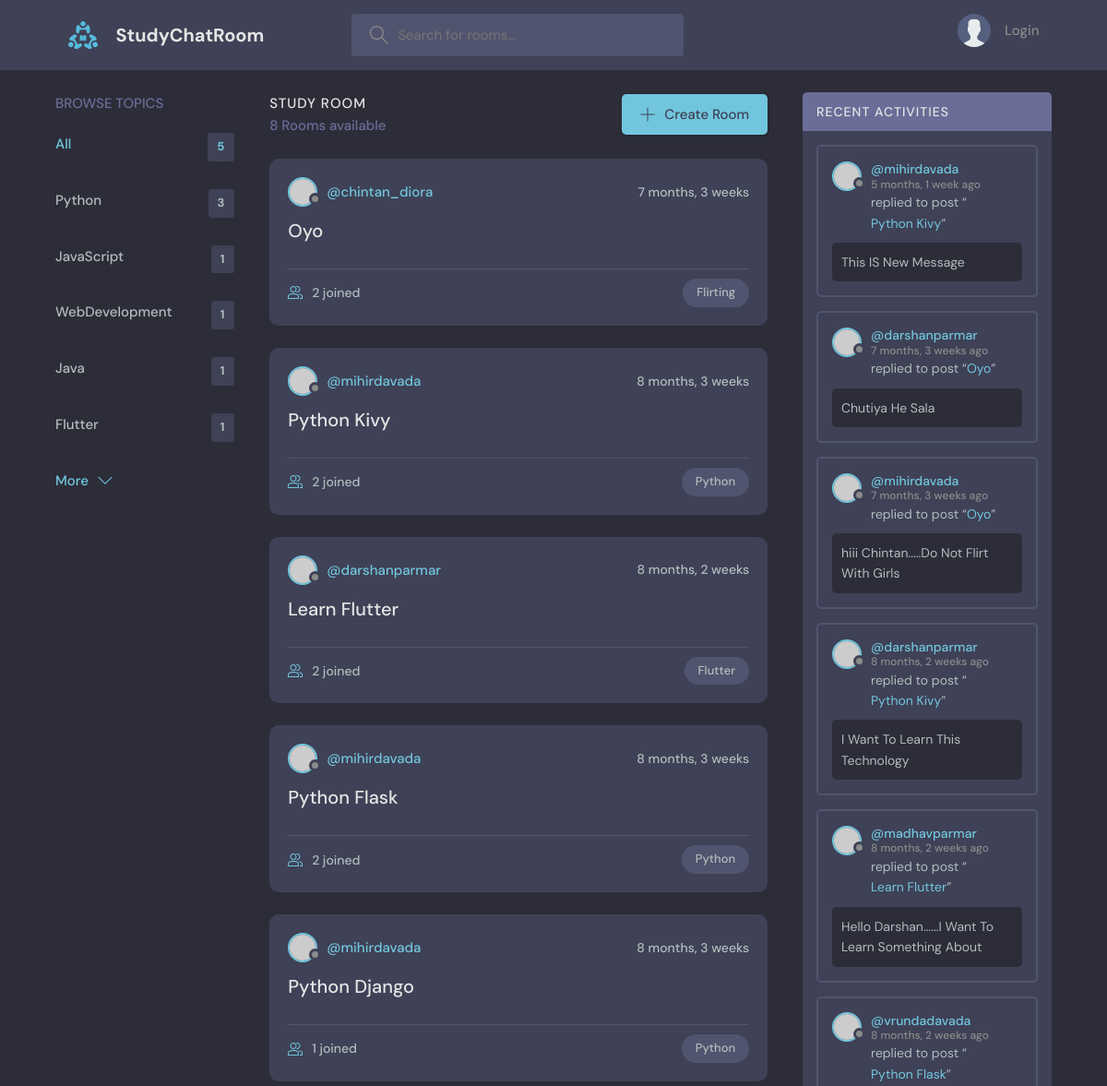
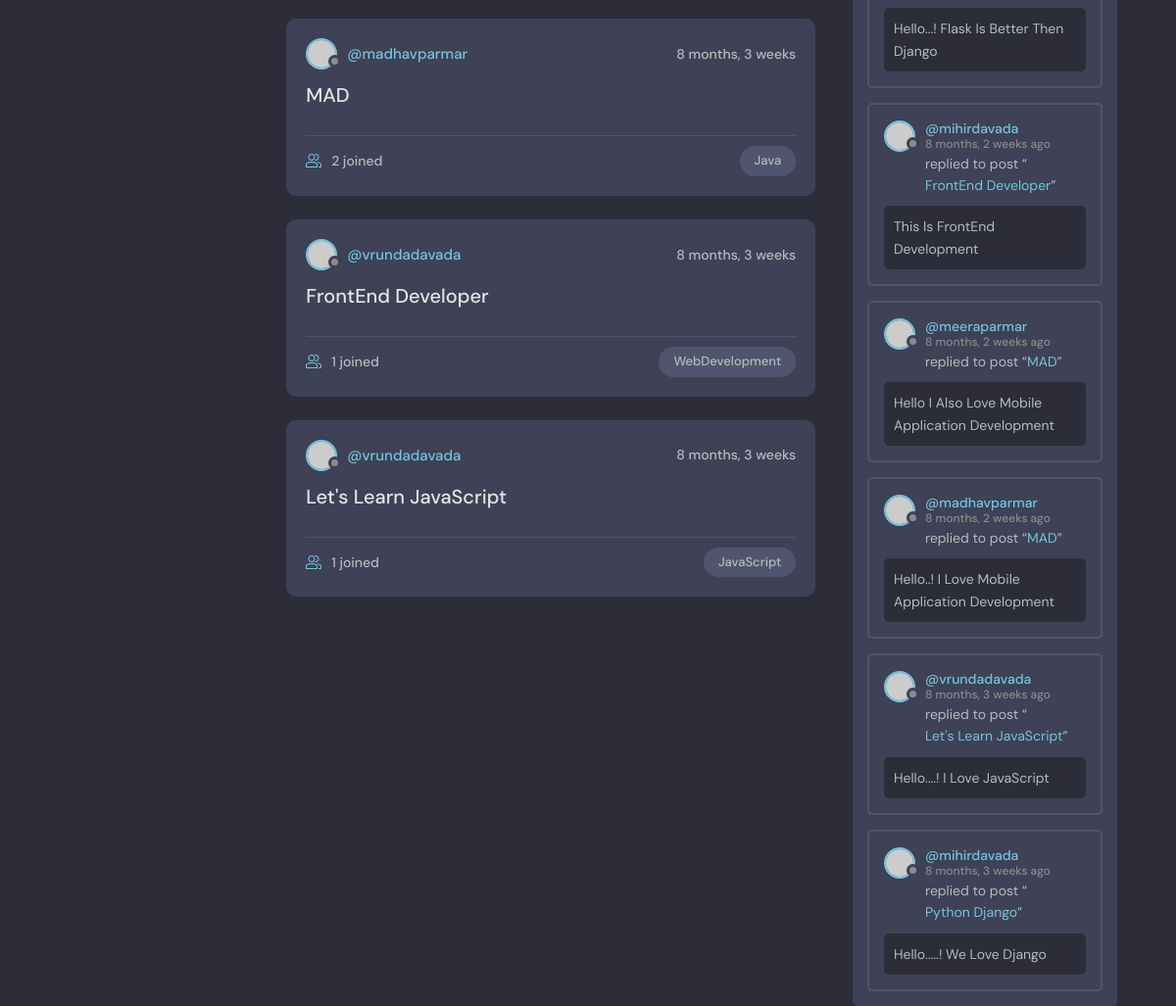
The page / on the database its author committed (2 pictures, top to bottom).
### baseApp/models.py (models this page shows, shortened)
class Topic(models.Model):
    topic_name = models.CharField(max_length=200)

class Room(models.Model):
    host = models.ForeignKey(User, on_delete=models.SET_NULL, null=True)
    topic = models.ForeignKey(Topic, on_delete=models.SET_NULL, null=True)
    participants = models.ManyToManyField(User, related_name='participants', blank=True)
    room_name = models.CharField(max_length=200)
    room_description = models.TextField(null=True, blank=True)
    updated_time = models.DateTimeField(auto_now=True)
    created_time = models.DateTimeField(auto_now_add=True)
    class Meta:
        ordering = ['-updated_time', '-created_time']

class Message(models.Model):
    user = models.ForeignKey(User, on_delete=models.CASCADE)
    room = models.ForeignKey(Room, on_delete=models.CASCADE)
    message_body = models.TextField()
    updated_time = models.DateTimeField(auto_now=True)
    created_time = models.DateTimeField(auto_now_add=True)
    class Meta:
        ordering = ['-updated_time', '-created_time']
    def __str__(self):
        return self.message_body[0:50]

### baseApp/views.py (the view)
# urls.py: 2. Add a URL to urlpatterns:  path('', views.home, name='home')
def home(request):
    q = ''
    if request.GET.get('q') is not None:
        q = request.GET.get('q')
    rooms = Room.objects.filter(Q(topic__topic_name__icontains = q) | Q(room_name__icontains = q) |Q(room_description__icontains = q))
    room_count = rooms.count()
    '''
    topic__topic_name__icontains

    topic(ColumnName Of Room Table) + topic_name(ColumnName Of Topic Table) + icontains

    icontains = i + contains

        --> i Means Case Insensitive

        --> Contains matches every characher of 'q' with topic_name in topic table and filter
            the Result
    '''
    topics = Topic.objects.all()[0:5]
    '''
    topic.room_set.all.count

    Count Set Of Rooms Which Belongs To Particular Topic
    '''
    room_messages = Message.objects.filter(Q(room__topic__topic_name__icontains = q))
    contextDict = {'rooms':rooms, 'topics':topics, 'room_count':room_count, 'room_messages':room_messages}
    return render(request, 'baseApp/home.html', contextDict)

### baseApp/templates/baseApp/home.html (shortened to what this page needs)
{% extends "baseApp/main.html" %}
{% block body %}
 <main class="layout layout--3">
  <div class="container">
    {% include 'baseApp/topics_com.html' %}
    <div class="roomList">
      <div class="roomList__header">
        <div>
          <h2>Study Room</h2>
          <p>{{room_count}} Rooms available</p>
        </div>
        <a class="btn btn--main" href="{% url 'Create_Room_Path'  %}">
          <svg version="1.1" xmlns="http://www.w3.org/2000/svg" width="32" height="32" viewBox="0 0 32 32">
            <title>add</title>
            <path
              d="M16.943 0.943h-1.885v14.115h-14.115v1.885h14.115v14.115h1.885v-14.115h14.115v-1.885h-14.115v-14.115z"
            ></path>
          </svg>
          Create Room
        </a>
      </div>
      {% include 'baseApp/room_com.html' %}
    </div>
    {% include 'baseApp/activity_com.html' %}
  </div>
</main>
{% endblock %}

### baseApp/templates/baseApp/topics_com.html
<div class="topics">
  <div class="topics__header">
    <h2>Browse Topics</h2>
  </div>
  <ul class="topics__list">
    <li>
      <a href="{% url 'Home_Path' %}" class="active">
        All <span>{{topics.count}}</span></a
      >
    </li>
    {% for topic in topics %}
    <li>
      <a href="{% url 'Home_Path' %}?q={{topic.topic_name}}"
        >{{topic.topic_name}} <span>{{topic.room_set.all.count}}</span></a
      >
    </li>
    {% endfor %}
  </ul>
  <a class="btn btn--link" href="{% url 'Topics_Path' %}">
    More
    <svg
      version="1.1"
      xmlns="http://www.w3.org/2000/svg"
      width="32"
      height="32"
      viewBox="0 0 32 32"
    >
      <title>chevron-down</title>
      <path d="M16 21l-13-13h-3l16 16 16-16h-3l-13 13z"></path>
    </svg>
  </a>
</div>

### baseApp/templates/baseApp/room_com.html (shortened to what this page needs)
{% for room in rooms %}
<div class="roomListRoom">
  <div class="roomListRoom__header">
    <a href="{% url 'User_Profile_Path' room.host.id %}" class="roomListRoom__author">
      <div class="avatar avatar--small">
        <img src="https://randomuser.me/api/portraits/women/11.jpg" />
      </div>
      <span>@{{room.host.username}}</span>
    </a>
    <div class="roomListRoom__actions">
      <span>{{room.created_time|timesince}}</span>
    </div>
  </div>
  <div class="roomListRoom__content">
    <a href="{% url 'Room_Path' room.id %}">{{room.room_name}}</a>
  </div>
  <div class="roomListRoom__meta">
    <a href="{% url 'Room_Path' room.id %}" class="roomListRoom__joined">
      {{room.participants.all.count}} joined
    </a>
    <p class="roomListRoom__topic">{{room.topic.topic_name}}</p>
  </div>
</div>
{% endfor %}

### baseApp/templates/baseApp/activity_com.html (shortened to what this page needs)
<div class="activities">
  <div class="activities__header">
    <h2>Recent Activities</h2>
  </div>
  {% for message in room_messages %}
  <div class="activities__box">
    <div class="activities__boxHeader roomListRoom__header">
      <a
        href="{% url 'User_Profile_Path' message.user.id  %}"
        class="roomListRoom__author"
      >
        <div class="avatar avatar--small">
          <img src="https://randomuser.me/api/portraits/women/11.jpg" />
        </div>
        <p>
          @{{message.user.username}}
          <span>{{message.created_time|timesince}} ago</span>
        </p>
      </a>
    </div>
    <div class="activities__boxContent">
      <p>
        replied to post “<a href="{% url 'Room_Path' message.room.id %}"
          >{{message.room.room_name}}</a
        >”
      </p>
      <div class="activities__boxRoomContent">{{message}}</div>
    </div>
  </div>
  {% endfor %}
</div>

### rows shown on the page
Topic: topic_name "Python", room_set.all.count "3"
Topic: topic_name "JavaScript", room_set.all.count "1"
Topic: topic_name "WebDevelopment", room_set.all.count "1"
Topic: topic_name "Java", room_set.all.count "1"
Topic: topic_name "Flutter", room_set.all.count "1"
Room: host.username "chintan_diora", created_time "7 months, 3 weeks", room_name "Oyo", participants.all.count "2", topic.topic_name "Flirting"
Room: host.username "mihirdavada", created_time "8 months, 3 weeks", room_name "Python Kivy", participants.all.count "2", topic.topic_name "Python"
Room: host.username "darshanparmar", created_time "8 months, 2 weeks", room_name "Learn Flutter", participants.all.count "2", topic.topic_name "Flutter"
Room: host.username "mihirdavada", created_time "8 months, 3 weeks", room_name "Python Flask", participants.all.count "2", topic.topic_name "Python"
Room: host.username "mihirdavada", created_time "8 months, 3 weeks", room_name "Python Django", participants.all.count "1", topic.topic_name "Python"
Room: host.username "madhavparmar", created_time "8 months, 3 weeks", room_name "MAD", participants.all.count "2", topic.topic_name "Java"
Room: host.username "vrundadavada", created_time "8 months, 3 weeks", room_name "FrontEnd Developer", participants.all.count "1", topic.topic_name "WebDevelopment"
Room: host.username "vrundadavada", created_time "8 months, 3 weeks", room_name "Let's Learn JavaScript", participants.all.count "1", topic.topic_name "JavaScript"
Message: user.username "mihirdavada", created_time "5 months, 1 week", room.room_name "Python Kivy", message_body "This IS New Message"
Message: user.username "darshanparmar", created_time "7 months, 3 weeks", room.room_name "Oyo", message_body "Chutiya He Sala"
Message: user.username "mihirdavada", created_time "7 months, 3 weeks", room.room_name "Oyo", message_body "hiii Chintan.....Do Not Flirt With Girls"
Message: user.username "darshanparmar", created_time "8 months, 2 weeks", room.room_name "Python Kivy", message_body "I Want To Learn This Technology"
Message: user.username "madhavparmar", created_time "8 months, 2 weeks", room.room_name "Learn Flutter", message_body "Hello Darshan......I Want To Learn Something About"
Message: user.username "vrundadavada", created_time "8 months, 2 weeks", room.room_name "Python Flask", message_body "Hello...! Flask Is Better Then Django"
Message: user.username "mihirdavada", created_time "8 months, 2 weeks", room.room_name "FrontEnd Developer", message_body "This Is FrontEnd Development"
Message: user.username "meeraparmar", created_time "8 months, 2 weeks", room.room_name "MAD", message_body "Hello I Also Love Mobile Application Development"
Message: user.username "madhavparmar", created_time "8 months, 2 weeks", room.room_name "MAD", message_body "Hello..! I Love Mobile Application Development"
Message: user.username "vrundadavada", created_time "8 months, 3 weeks", room.room_name "Let's Learn JavaScript", message_body "Hello....! I Love JavaScript"
Message: user.username "mihirdavada", created_time "8 months, 3 weeks", room.room_name "Python Django", message_body "Hello.....! We Love Django"

### other values the page prints
{{ topics.count }} "5"
{{ room_count }} "8"
